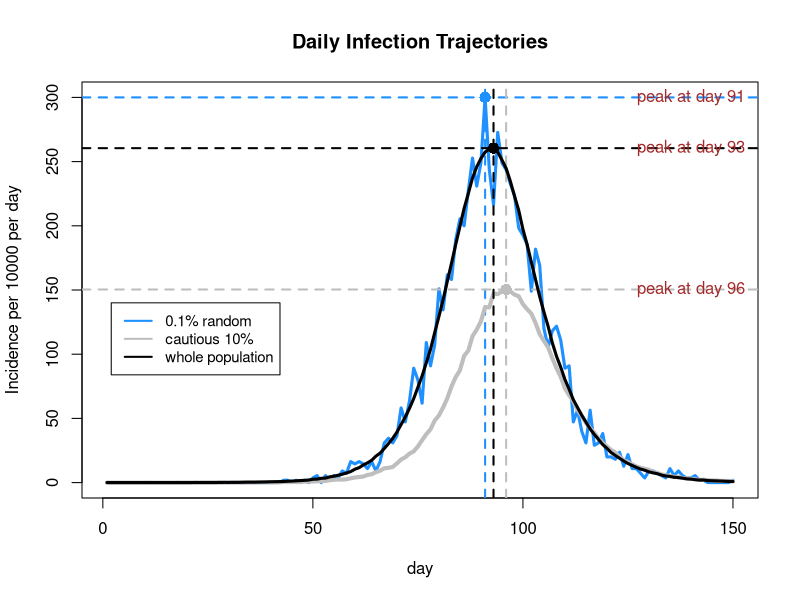

Generate this figure with R: (Note: a time limit stopped this script after it produced the figure.)
seir <- function(n=5.5e+6,ne=10,nt=150,gamma=1/3,delta=1/5) {
  # SEIR stochastic simulation model.
  # n = population size; ne = initially at E state; nt = number of days 
  # gamma = daily prob E -> I; delta = daily prob I -> R
  # expect the function outputs the simulation

  lambda <- 0.4/n
  x <- rep(0,n) # initialize to susceptible state
  beta <- rlnorm(n,0,0.5); beta <- beta/mean(beta) # individual infection rates and will use it to generate βi later

  # Now we want to find:
  # 1. the number of new infections each day
  # 2. the number of new infections among the 10% of the population with the lowest βi values
  # 3. the number of new infections in a random sample of 0.1% of the population.
  # So we firstly create list of index of the following features
  index1 <- order(beta)[1:(0.1*n)]# create a list of index of the number among the 10% of the population in increasing order using 'order' function  
  index2 <- sample(n,0.001*n,replace=FALSE)# create a list of index of the number in a random sample of 0.1% of the population
  x[1:ne] <- 1 # create some infectives

  # After creating the index lists, we now going to record the number of new infections of 3 different groups
  # (each day of whole population, 10% of the population with the lowest βi values, a random sample of 0.1% of the population)
  # by subtracting the number of elements in formal infection group from the number of elements in current infection group.
  # We need to calculate the number of elements of different groups,
  # computing the transmission process given in the context and setting up storage for each state
  # Here are the detailed and concrete steps
  S <- E_new <- E_low <- E_random <- S_low <- S_random <-rep(0,nt) # set up storage for pop in each state 
  S[1] <- E_new[1] <- n-ne;# Using sum function to count the number of elements at 0-suscpetible state and initialize the number of people at susceptible state, removing the 10 E-state people
  S_low[1] <- sum(x[index1]==0)# Similarly, initialize the number of peiple at susceptible state among the 10% of the population with the lowest βi values
  S_random[1] <- sum(x[index2]==0)# initialize the number of people at susceptible state in a random sample of 0.1% of the population
  E_low[1] <- sum(x[index1]==1)# initialize the number of people at 1-exposed state among the 10% of the population with the lowest βi values
  E_random[1] <- sum(x[index2]==1) # initialize the number of people at exposed state in a random sample of 0.1% of the population
  for (i in 2:nt) { # loop over days
    u <- runif(n) # uniform random deviates
    Iota<-sum(beta[x==2])# create the set of all currently 2-infected people
    x[x==2&u<delta] <- 3 # I -> R with prob delta 
    x[x==1&u<gamma] <- 2 # E -> I with prob gamma 
    x[x==0&u<lambda*beta*Iota] <- 1 # S -> E with prob lambda*beta*Iota 
    S[i] <- sum(x==0)# assign the number of susceptible people each day of the whole population
    S_low[i]<- sum(x[index1]==0)# assign the number of susceptible people each day among the 10% of the population with the lowest βi values
    S_random[i]<- sum(x[index2]==0)# assign the number of susceptible people each day in a random sample of 0.1% of the population
    E_new[i]<- S[i-1]-S[i]# intepreting the number of new infections each day among the whole population by substracting the number of the day before from the number of current storage group
    E_low[i]<- S_low[i-1]-S_low[i]# intepreting the number of new infections each day among among the 10% of the population with the lowest βi values by substracting the number of the day before from the number of current storage group
    E_random[i]<- S_random[i-1]-S_random[i]# Similar to above process
  }
  E_new[1] <- ne# initialize
  list(E_new=E_new,E_low=E_low,E_random=E_random) #E=E,I=I,R=R,
} ## seir

set.seed(3)
ep <- seir() # run simulation 

# Before constructing the plot, we standardize each trajectory by dividing by the size
n=5.5e+6
ep_new <- ep$E_new/n*10000 ## whole population
ep_low <- ep$E_low/n/0.1*10000 ## 10% of the population (with the lowest βi values)
ep_random <- ep$E_random/n/0.001*10000 ## 0.1% of the population


plot(ep_random,ylim=c(0,max(ep_new,ep_low,ep_random)),
     main="Daily Infection Trajectories",xlab="day",ylab="Incidence per 10000 per day", 
     type="l",col="dodgerblue",lwd=3) 
abline(h=max(ep_random), v=which(ep_random == max(ep_random)), lty=2, col="dodgerblue",lwd=2)
points(which(ep_random == max(ep_random)),max(ep_random), col="dodgerblue",cex=1.5,pch=16)
text(140,max(ep_random),  paste("peak at day",which(ep_random == max(ep_random))),col="brown",cex=1)

lines(ep_low,col="grey",lwd=4)
abline(h=max(ep_low), v=which(ep_low == max(ep_low)), lty=2, col= "grey",lwd=2)
points(which(ep_low == max(ep_low)),max(ep_low), col="grey",cex=1.5,pch=16)
text(140,max(ep_low), paste("peak at day",which(ep_low == max(ep_low))),col="brown",cex=1)

lines(ep_new, col="black",lwd=3)
abline(h=max(ep_new), v=which(ep_new == max(ep_new)), lty=2, col="black", lwd=2)
points(which(ep_new == max(ep_new)),max(ep_new), col="black",cex=1.5,pch=16)
text(140,max(ep_new), paste("peak at day",which(ep_new == max(ep_new))),col="brown",cex=1)
#zoom  

legend(list(x=2,y=140),legend=c("0.1% random","cautious 10%","whole population"),
       col=c("dodgerblue","grey","black"),lty=1,lwd=2,cex=0.9)

new <- low <- random <- list()
for (i in 1:10) {
  n=5.5e+6
  ep<-seir()
  new[[i]] <- ep$E_new
  low[[i]] <- ep$E_low
  random[[i]]<- ep$E_random
}


par(mfrow=c(3,1),mar=c(4,4,1,1),oma=c(0,0,0,0))
plot(new[[1]],xlab="day",ylab="Incidence per day",
     main = "Variability of 10 Repeated Simulations",
     type="l",col="black",lwd=2) #
legend("topleft","Whole Population",text.col="red",lty=0,lwd=2,cex=0.9,bty ="n")
max_new = mean(which(new[[1]]==max(new[[1]])))
for (i in 2:10) {
  lines(new[[i]],col="black",lwd=2)
  max_new  = max_new + mean(which(new[[i]]==max(new[[i]])))
}
abline(v=max_new/10, lty=2, col="red", lwd=2)
axis(side=1, at=max_new/10,labels=max_new/10,col ="red", col.axis="red")

plot(low[[1]],xlab="day",ylab="Incidence per day", type="l",col="grey",lwd=2) ## E black
legend("topleft","Cautious 10%",text.col="red",lty=0,lwd=2,cex=0.9,bty ="n")
max_low = mean(which(low[[1]]==max(low[[1]])))
for (i in 2:10) {
  lines(low[[i]],col="grey",lwd=2)
  max_low = max_low + mean(which(low[[i]]==max(low[[i]])))
}
abline(v=max_low/10, lty=2, col="red", lwd=2)
axis(side=1, at=max_low/10,labels=max_low/10,col="red",col.axis="red")

plot(random[[1]],xlab="day",ylab="Incidence per day", type="l",col="dodgerblue",lwd=2) #
legend("topleft","0.1% Random",text.col="red",lty=0,lwd=2,cex=0.9,bty ="n")
max_random = mean(which(random[[1]]==max(random[[1]])))
for (i in 2:10) {
  lines(random[[i]],col="dodgerblue",lwd=2)
  max_random = max_random + mean(which(random[[i]]==max(random[[i]])))
}
abline(v=max_random/10, lty=2, col="red", lwd=2)
axis(side=1, at=max_random/10,labels=max_random/10,col="red",col.axis="red")
